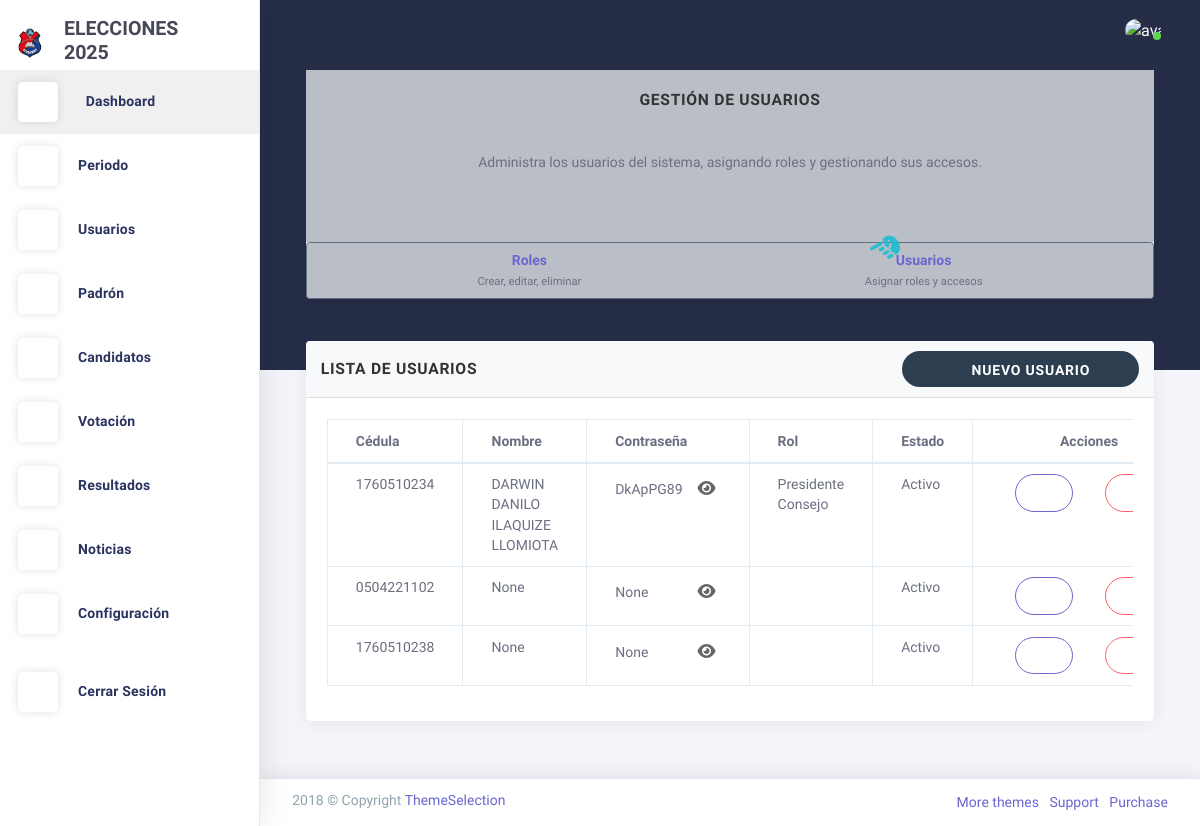
/usuarios/agregarUsuario/, run on the app's committed database.
### Aplicaciones/configuracion/models.py (models this page shows, shortened)
class LogoConfig(models.Model):
    logo_1 = models.ImageField(upload_to='logos/')
    logo_2 = models.ImageField(upload_to='logos/')
    iniciales = models.CharField(max_length=10)

### Aplicaciones/usuarios/models.py (models this page shows, shortened)
class Usuarios(AbstractUser):
    username = models.CharField('Cédula', max_length=10, unique=True)  # se usa como login
    nombre = models.CharField(max_length=100)
    apellido = models.CharField(max_length=100, blank=True, null=True)
    email = models.EmailField(unique=True)
    id_rol = models.ForeignKey(Roles,  on_delete=models.CASCADE, null=True, blank=True)
    activo = models.BooleanField(default=True)
    imagen = models.ImageField(upload_to='perfil/', blank=True, null=True)
    periodo = models.ForeignKey(Periodo, on_delete=models.SET_NULL, null=True, blank=True)
    plain_password = models.CharField(max_length=128, blank=True, null=True)  # Nuevo campo para contraseña en texto plano
    USERNAME_FIELD = 'username'  # la cédula será usada para login
    REQUIRED_FIELDS = ['email', 'nombre', 'apellido']
    class Meta:
        verbose_name = 'Usuario'
        verbose_name_plural = 'Usuarios'
        db_table = 'usuarios'

class Roles(models.Model):
    nombre_rol = models.CharField(max_length=50, unique=True)
    descripcion = models.TextField(blank=True, null=True)

### Aplicaciones/usuarios/views.py (the view)
# urls.py: path('usuarios/agregarUsuario/', views.agregarUsuario, name='agregarUsuario'),
def agregarUsuario(request):
    roles = Roles.objects.all()
    usuarios = Usuarios.objects.all()  # Obtener todos los usuarios para la tabla
    return render(request, 'usuarios/agregarUsuario.html', {'roles': roles, 'usuarios': usuarios})

### Aplicaciones/usuarios/templates/usuarios/agregarUsuario.html (shortened to what this page needs)
{% extends 'plantilla.html' %}
{% block contenido %}
<div class="card mb-3">
  <div class="card-body bg-light text-center">
    <h5 class="card-title mb-3"><strong>Gestión de Usuarios</strong></h5>
    <p class="card-text mb-4">
      Administra los usuarios del sistema, asignando roles y gestionando sus accesos.
    </p>
  </div>
  <nav class="navbar navbar-light bg-light border rounded shadow-sm">
    <div class="container-fluid justify-content-around">
      <a href="{% url 'agregarrol' %}" class="text-decoration-none text-center">
        <div>
          <strong class="d-block">Roles</strong>
          <small class="text-muted">Crear, editar, eliminar</small>
        </div>
      </a>
      <a href="{% url 'agregarUsuario' %}" class="text-decoration-none text-center position-relative">
        <div class="position-relative">
          <span class="position-absolute" style="top: -15px; right: 70%; z-index: 1000;">
            <i class="fas fa-hand-point-left" style="font-size: 2rem; transform: scaleX(1) rotate(-30deg); color: #1cbed3e6;"></i>
          </span>
        </div>
        <div>
          <strong class="d-block">Usuarios</strong>
          <small class="text-muted">Asignar roles y accesos</small>
        </div>
      </a>
    </div>
  </nav>
</div>
<section id="listar-usuarios" class="row match-height">
  <div class="col-sm-12">
    <div class="card">
      <div class="card-header d-flex flex-column flex-md-row justify-content-between align-items-md-center">
        <h4 class="card-title mb-2 mb-md-0">Lista de Usuarios</h4>
        <div class="d-flex flex-column flex-md-row align-items-stretch justify-content-md-end">
            <button type="button" class="btn btn-primary rounded-pill px-4" data-toggle="modal" data-target="#modalAgregarUsuario">
                <i class="la la-plus"></i> NUEVO USUARIO
            </button>
        </div>
    </div>
      <div class="card-content">
        <div class="card-body">
          <div class="table-responsive">
            <table class="table table-bordered">
              <thead>
                <tr>
                  <th>Cédula</th>
                  <th>Nombre</th>
                  <th>Contraseña</th>
                  <th>Rol</th>
                  <th>Estado</th>
                  <th class="text-center" style="width: 80px;">Acciones</th>
                </tr>
              </thead>
              <tbody>
                {% for usuario in usuarios %}
                  <tr>
                    <td>{{ usuario.username }}</td>
                    <td>{{ usuario.nombre }} {{ usuario.apellido }}</td>
                    <td>
                      <div class="password-container">
                        <span class="password-text" data-password="{{ usuario.plain_password }}">{{ usuario.plain_password }}</span>
                        <button type="button" class="toggle-password">
                          <i class="fas fa-eye"></i>
                        </button>
                      </div>
                    </td>
                    <td>{{ usuario.id_rol.nombre_rol }}</td>
                    <td>
                      {% if usuario.activo %} Activo {% else %} Desactivado {% endif %}
                    </td>
                    <td class="text-center" style="white-space: nowrap;">
                      <button type="button" class="btn btn-sm btn-outline-primary mx-1"
                              data-toggle="modal"
                              data-target="#editarUsuarioModal{{ usuario.id }}"
                              title="Editar"
                              data-toggle-tooltip="tooltip"
                              data-placement="top">
                        <i class="la la-edit"></i>
                      </button>
                      <button type="button" class="btn btn-sm btn-outline-danger mx-1"
                              data-toggle="modal"
                              data-target="#eliminarUsuarioModal{{ usuario.id }}"
                              title="Eliminar"
                              data-toggle-tooltip="tooltip"
                              data-placement="top">
                        <i class="la la-trash"></i>
                      </button>
                    </td>
                  </tr>
                {% empty %}
                  <tr>
                    <td colspan="6" class="text-center">No hay usuarios registrados.</td>
                  </tr>
                {% endfor %}
              </tbody>
            </table>
          </div>
        </div>
      </div>
    </div>
  </div>
</section>
{% endblock contenido %}

### Aplicaciones/administracion/templates/plantilla.html (shortened to what this page needs)
{% load static %}
<!DOCTYPE html>
<html class="loading" lang="en" data-textdirection="ltr">
  <head>
    <link href="https://maxcdn.icons8.com/fonts/line-awesome/1.1/css/line-awesome.min.css" rel="stylesheet">
    <link rel="stylesheet" type="text/css" href="{% static 'plantillas/theme-assets/css/vendors.css' %}">
    <link rel="stylesheet" type="text/css" href="{% static 'plantillas/theme-assets/vendors/css/charts/chartist.css' %}">
    <link rel="stylesheet" type="text/css" href="{% static 'plantillas/theme-assets/css/app-lite.css' %}">
    <link rel="stylesheet" type="text/css" href="{% static 'plantillas/theme-assets/css/core/menu/menu-types/vertical-menu.css' %}">
    <link rel="stylesheet" type="text/css" href="{% static 'plantillas/theme-assets/css/core/colors/palette-gradient.css' %}">
    <link rel="stylesheet" type="text/css" href="{% static 'plantillas/theme-assets/css/pages/dashboard-ecommerce.css' %}">
    <link rel="stylesheet" href="https://cdnjs.cloudflare.com/ajax/libs/font-awesome/6.5.2/css/all.min.css">
    <link rel="stylesheet" href="{% static 'css/style.css' %}">
    <link href="https://cdn.jsdelivr.net/npm/bootstrap-fileinput@5.5.0/css/fileinput.min.css" rel="stylesheet">
    <link rel="stylesheet" href="https://cdn.jsdelivr.net/npm/sweetalert2@11/dist/sweetalert2.min.css">
    <link rel="stylesheet" href="https://cdn.datatables.net/1.11.5/css/jquery.dataTables.min.css">
    <link rel="stylesheet" href="https://cdn.datatables.net/1.11.5/css/dataTables.bootstrap4.min.css">
    <link rel="stylesheet" href="https://cdn.datatables.net/buttons/2.2.2/css/buttons.dataTables.min.css">
    <link rel="stylesheet" href="https://cdn.datatables.net/buttons/2.2.2/css/buttons.bootstrap4.min.css">
  </head>
  <body class="vertical-layout vertical-menu 2-columns menu-expanded fixed-navbar" data-open="click" data-menu="vertical-menu" data-color="bg-chartbg" data-col="2-columns">
    <nav class="header-navbar navbar-expand-md navbar navbar-with-menu navbar-without-dd-arrow fixed-top navbar-semi-light">
      <div class="navbar-wrapper">
        <div class="navbar-container content">
          <div class="collapse navbar-collapse show" id="navbar-mobile">
            <ul class="nav navbar-nav mr-auto float-left">
              <li class="nav-item d-none d-md-block"><a class="nav-link nav-link-expand" href="#"><i class="ficon ft-maximize"></i></a></li>
            </ul>
            <ul class="nav navbar-nav float-right">
              <li class="dropdown dropdown-language nav-item"><a class="dropdown-toggle nav-link" id="dropdown-flag" href="#" data-toggle="dropdown" aria-haspopup="true" aria-expanded="false"><i class="flag-icon flag-icon-us"></i></a>
              </li>
            </ul>
            <ul class="nav navbar-nav float-right">
              <li class="dropdown dropdown-notification nav-item"><a class="nav-link nav-link-label" href="#" data-toggle="dropdown"><i class="ficon ft-mail"></i></a>
              </li>
              <li class="dropdown dropdown-user nav-item"><a class="dropdown-toggle nav-link dropdown-user-link" href="#" data-toggle="dropdown"><span class="avatar avatar-online"><img src="{% static 'plantillas/theme-assets/images/portrait/small/avatar-s-19.png' %}" alt="avatar"><i></i></span></a>
              </li>
            </ul>
          </div>
        </div>
      </div>
    </nav>
    <div class="main-menu menu-fixed menu-light menu-accordion menu-shadow" data-scroll-to-active="true" alt="LOGO MENU"
         data-img="{% if logo_config and logo_config.logo_2 %}{{ logo_config.logo_2.url }}{% else %}{% static 'images/logo1.png' %}{% endif %}">
      <div class="navbar-header">
        <ul class="nav navbar-nav flex-row">
          <li class="nav-item mr-auto">
            <a class="navbar-brand" href="index.html">
              <img class="brand-logo" alt="LOGO FONDO"
                   src="{% if logo_config and logo_config.logo_1 %}{{ logo_config.logo_1.url }}{% else %}{% static 'images/logo1.png' %}{% endif %}"/>
              <h3 class="brand-text">
                {{ logo_config.iniciales|default:" " }}
              </h3>
            </a>
          </li>
        </ul>
      </div>
      <div class="main-menu-content">
        <ul class="navigation navigation-main" id="main-menu-navigation" data-menu="menu-navigation">
            <li class="active">
                <a href="{% url 'dashboard' %}"><i class="ft-home"></i>
                    <span class="menu-title" data-i18n="">Dashboard</span>
                </a>
            </li>
            <li class="nav-item">
              <a href="#"><i class="ft-bar-chart-2"></i><span class="menu-title" data-i18n="">Periodo</span></a>
            </li>
            <li class="nav-item">
              <a href="#"><i class="ft-users"></i><span class="menu-title" data-i18n="">Usuarios</span></a>
            </li>
            <li class="nav-item">
                <a href="#"><i class="ft-list"></i><span class="menu-title" data-i18n="">Padrón</span></a>
            </li>
            <li class="nav-item">
                <a href="#"><i class="ft-plus-circle"></i><span class="menu-title" data-i18n="">Candidatos</span></a>
            </li>
            <li class="nav-item">
                <a href="#"><i class="ft-check-circle"></i><span class="menu-title" data-i18n="">Votación</span></a>
            </li>
            <li class="nav-item">
                <a href="#"><i class="ft-bar-chart-2"></i><span class="menu-title" data-i18n="">Resultados</span></a>
            </li>
            <li class="nav-item">
              <a href="#">
                <i class="ft-activity"></i><span class="menu-title">Noticias</span>
              </a>
            </li>
            <li class="nav-item">
                  <a href="{% url 'configurar_logo' %}"><i class="ft-settings"></i><span class="menu-title" data-i18n="">Configuración</span></a>
            </li>
            <li class="nav-item mt-1">
              <a href="{% url 'administracion:index' %}">
              <i class="ft-power"></i><span class="menu-title">Cerrar Sesión</span>
              </a>
            </li>
        </ul>
      </div>
      <div class="navigation-background"></div>
    </div>
    <div class="app-content content">
      <div class="content-wrapper">
        <div class="content-body">
          <div class="container">
            {% block contenido %}{% endblock %}
          </div>
        </div>
      </div>
    </div>
    <footer class="footer footer-static footer-light navbar-border navbar-shadow">
      <div class="clearfix blue-grey lighten-2 text-sm-center mb-0 px-2">
        <span class="float-md-left d-block d-md-inline-block">2018  &copy; Copyright <a class="text-bold-800 grey darken-2" href="https://themeselection.com" target="_blank">ThemeSelection</a></span>
        <ul class="list-inline float-md-right d-block d-md-inline-blockd-none d-lg-block mb-0">
          <li class="list-inline-item"><a class="my-1" href="https://themeselection.com/" target="_blank"> More themes</a></li>
          <li class="list-inline-item"><a class="my-1" href="https://themeselection.com/support" target="_blank"> Support</a></li>
          <li class="list-inline-item"><a class="my-1" href="https://themeselection.com/products/chameleon-admin-modern-bootstrap-webapp-dashboard-html-template-ui-kit/" target="_blank"> Purchase</a></li>
        </ul>
      </div>
    </footer>
</body>
</html>

### data on the page
LogoConfig: logo_1 (picture), iniciales "ELECCIONES 2025"
Usuarios: username "1760510234", nombre "DARWIN DANILO", apellido "ILAQUIZE LLOMIOTA", plain_password "DkApPG89", id_rol.nombre_rol "Presidente Consejo", activo "Activo"
Usuarios: username "0504221102", apellido "None", plain_password "None", activo "Activo"
Usuarios: username "1760510238", apellido "None", plain_password "None", activo "Activo"
